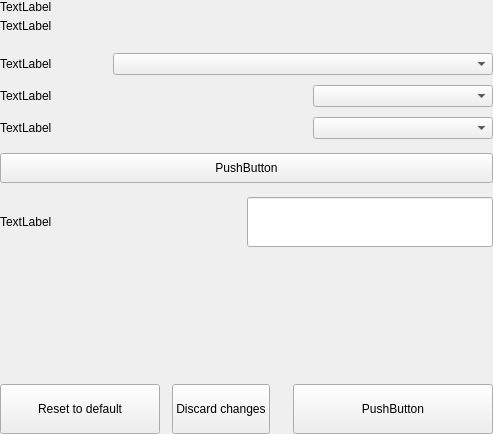
<?xml version="1.0" encoding="UTF-8"?>
<ui version="4.0">
 <class>SettingsDisplayOptionsWidget</class>
 <widget class="QWidget" name="SettingsDisplayOptionsWidget">
  <property name="geometry">
   <rect>
    <x>0</x>
    <y>0</y>
    <width>493</width>
    <height>434</height>
   </rect>
  </property>
  <property name="windowTitle">
   <string>Form</string>
  </property>
  <layout class="QVBoxLayout" name="verticalLayout">
   <property name="spacing">
    <number>0</number>
   </property>
   <property name="leftMargin">
    <number>0</number>
   </property>
   <property name="topMargin">
    <number>0</number>
   </property>
   <property name="rightMargin">
    <number>0</number>
   </property>
   <property name="bottomMargin">
    <number>0</number>
   </property>
   <item>
    <widget class="QWidget" name="left" native="true">
     <layout class="QVBoxLayout" name="verticalLayout_3">
      <property name="leftMargin">
       <number>0</number>
      </property>
      <property name="topMargin">
       <number>0</number>
      </property>
      <property name="rightMargin">
       <number>0</number>
      </property>
      <property name="bottomMargin">
       <number>0</number>
      </property>
      <item>
       <layout class="QVBoxLayout" name="verticalLayout_2">
        <property name="spacing">
         <number>0</number>
        </property>
        <item>
         <layout class="QHBoxLayout" name="horizontalLayout_3">
          <property name="spacing">
           <number>0</number>
          </property>
          <item>
           <layout class="QVBoxLayout" name="verticalLayoutTitle">
            <property name="spacing">
             <number>5</number>
            </property>
            <item>
             <widget class="QLabel" name="labelTitle">
              <property name="text">
               <string>TextLabel</string>
              </property>
             </widget>
            </item>
            <item>
             <widget class="QLabel" name="labelSubtitle1">
              <property name="text">
               <string>TextLabel</string>
              </property>
              <property name="wordWrap">
               <bool>true</bool>
              </property>
             </widget>
            </item>
           </layout>
          </item>
         </layout>
        </item>
        <item>
         <spacer name="verticalSpacer_2">
          <property name="orientation">
           <enum>Qt::Vertical</enum>
          </property>
          <property name="sizeType">
           <enum>QSizePolicy::Fixed</enum>
          </property>
          <property name="sizeHint" stdset="0">
           <size>
            <width>20</width>
            <height>20</height>
           </size>
          </property>
         </spacer>
        </item>
        <item>
         <layout class="QHBoxLayout" name="horizontalLayout_2">
          <item>
           <widget class="QLabel" name="labelTitleLanguage">
            <property name="text">
             <string>TextLabel</string>
            </property>
           </widget>
          </item>
          <item>
           <spacer name="horizontalSpacer_3">
            <property name="orientation">
             <enum>Qt::Horizontal</enum>
            </property>
            <property name="sizeHint" stdset="0">
             <size>
              <width>40</width>
              <height>20</height>
             </size>
            </property>
           </spacer>
          </item>
          <item>
           <widget class="QComboBox" name="comboBoxLanguage">
            <property name="minimumSize">
             <size>
              <width>380</width>
              <height>0</height>
             </size>
            </property>
            <property name="maximumSize">
             <size>
              <width>280</width>
              <height>16777215</height>
             </size>
            </property>
           </widget>
          </item>
         </layout>
        </item>
        <item>
         <spacer name="verticalThreads2">
          <property name="orientation">
           <enum>Qt::Vertical</enum>
          </property>
          <property name="sizeType">
           <enum>QSizePolicy::Fixed</enum>
          </property>
          <property name="sizeHint" stdset="0">
           <size>
            <width>20</width>
            <height>10</height>
           </size>
          </property>
         </spacer>
        </item>
        <item>
         <layout class="QHBoxLayout" name="horizontalPercentagezDogec">
          <item>
           <widget class="QLabel" name="labelTitleUnit">
            <property name="text">
             <string>TextLabel</string>
            </property>
           </widget>
          </item>
          <item>
           <spacer name="horizontalSpacerPercentagezDogec">
            <property name="orientation">
             <enum>Qt::Horizontal</enum>
            </property>
            <property name="sizeHint" stdset="0">
             <size>
              <width>40</width>
              <height>20</height>
             </size>
            </property>
           </spacer>
          </item>
          <item>
           <widget class="QComboBox" name="comboBoxUnit">
            <property name="minimumSize">
             <size>
              <width>180</width>
              <height>0</height>
             </size>
            </property>
            <property name="maximumSize">
             <size>
              <width>180</width>
              <height>16777215</height>
             </size>
            </property>
           </widget>
          </item>
         </layout>
        </item>
        <item>
         <spacer name="verticalDenomzDogec">
          <property name="orientation">
           <enum>Qt::Vertical</enum>
          </property>
          <property name="sizeType">
           <enum>QSizePolicy::Fixed</enum>
          </property>
          <property name="sizeHint" stdset="0">
           <size>
            <width>20</width>
            <height>10</height>
           </size>
          </property>
         </spacer>
        </item>
        <item>
         <layout class="QHBoxLayout" name="horizontalDenomzDogec">
          <item>
           <widget class="QLabel" name="labelTitleDigits">
            <property name="text">
             <string>TextLabel</string>
            </property>
           </widget>
          </item>
          <item>
           <spacer name="horizontalDenomzDogec_1">
            <property name="orientation">
             <enum>Qt::Horizontal</enum>
            </property>
            <property name="sizeHint" stdset="0">
             <size>
              <width>40</width>
              <height>20</height>
             </size>
            </property>
           </spacer>
          </item>
          <item>
           <widget class="QComboBox" name="comboBoxDigits">
            <property name="minimumSize">
             <size>
              <width>180</width>
              <height>0</height>
             </size>
            </property>
            <property name="maximumSize">
             <size>
              <width>180</width>
              <height>16777215</height>
             </size>
            </property>
           </widget>
          </item>
         </layout>
        </item>
        <item>
         <spacer name="verticalSpacer_4">
          <property name="orientation">
           <enum>Qt::Vertical</enum>
          </property>
          <property name="sizeType">
           <enum>QSizePolicy::Minimum</enum>
          </property>
          <property name="sizeHint" stdset="0">
           <size>
            <width>20</width>
            <height>14</height>
           </size>
          </property>
         </spacer>
        </item>
        <item>
         <widget class="QPushButton" name="pushButtonSwitchBalance">
          <property name="minimumSize">
           <size>
            <width>0</width>
            <height>30</height>
           </size>
          </property>
          <property name="text">
           <string>PushButton</string>
          </property>
          <property name="checkable">
           <bool>true</bool>
          </property>
         </widget>
        </item>
        <item>
         <spacer name="verticalSpacer_3">
          <property name="orientation">
           <enum>Qt::Vertical</enum>
          </property>
          <property name="sizeType">
           <enum>QSizePolicy::Preferred</enum>
          </property>
          <property name="sizeHint" stdset="0">
           <size>
            <width>20</width>
            <height>14</height>
           </size>
          </property>
         </spacer>
        </item>
        <item>
         <layout class="QHBoxLayout" name="horizontalLayout" stretch="1,1">
          <property name="spacing">
           <number>0</number>
          </property>
          <item>
           <widget class="QLabel" name="labelTitleUrl">
            <property name="text">
             <string>TextLabel</string>
            </property>
           </widget>
          </item>
          <item>
           <widget class="QLineEdit" name="lineEditUrl">
            <property name="minimumSize">
             <size>
              <width>0</width>
              <height>50</height>
             </size>
            </property>
            <property name="maximumSize">
             <size>
              <width>16777215</width>
              <height>50</height>
             </size>
            </property>
           </widget>
          </item>
         </layout>
        </item>
        <item>
         <spacer name="verticalSpacer">
          <property name="orientation">
           <enum>Qt::Vertical</enum>
          </property>
          <property name="sizeHint" stdset="0">
           <size>
            <width>20</width>
            <height>40</height>
           </size>
          </property>
         </spacer>
        </item>
        <item>
         <layout class="QHBoxLayout" name="horizontalLayout_7">
          <property name="spacing">
           <number>12</number>
          </property>
          <item>
           <widget class="QPushButton" name="pushButtonReset">
            <property name="minimumSize">
             <size>
              <width>160</width>
              <height>50</height>
             </size>
            </property>
            <property name="maximumSize">
             <size>
              <width>50</width>
              <height>16777215</height>
             </size>
            </property>
            <property name="text">
             <string>Reset to default</string>
            </property>
           </widget>
          </item>
          <item>
           <widget class="QPushButton" name="pushButtonClean">
            <property name="minimumSize">
             <size>
              <width>0</width>
              <height>50</height>
             </size>
            </property>
            <property name="text">
             <string>Discard changes</string>
            </property>
           </widget>
          </item>
          <item>
           <spacer name="horizontalSpacer_5">
            <property name="orientation">
             <enum>Qt::Horizontal</enum>
            </property>
            <property name="sizeType">
             <enum>QSizePolicy::Expanding</enum>
            </property>
            <property name="sizeHint" stdset="0">
             <size>
              <width>40</width>
              <height>20</height>
             </size>
            </property>
           </spacer>
          </item>
          <item>
           <widget class="QPushButton" name="pushButtonSave">
            <property name="minimumSize">
             <size>
              <width>200</width>
              <height>50</height>
             </size>
            </property>
            <property name="maximumSize">
             <size>
              <width>200</width>
              <height>50</height>
             </size>
            </property>
            <property name="text">
             <string>PushButton</string>
            </property>
           </widget>
          </item>
         </layout>
        </item>
       </layout>
      </item>
     </layout>
    </widget>
   </item>
  </layout>
 </widget>
 <resources/>
 <connections/>
</ui>
